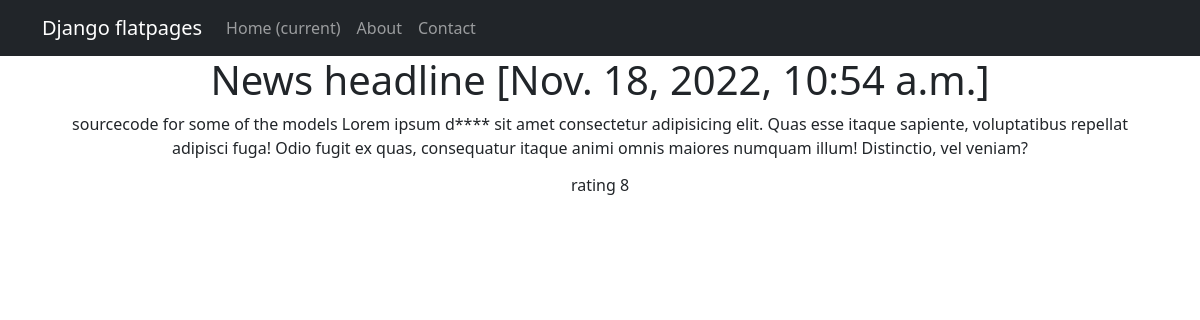
Page /news/4 on the committed database.
### simpleapp/models.py (models this page shows)
class News(models.Model):
    date = models.DateTimeField(auto_now_add=True)
    headline = models.CharField(max_length=100, null=True)
    text = models.TextField(null=True)
    rating = models.IntegerField()
    author_name = models.TextField(null=True)
    category = models.ForeignKey(to=Category, on_delete=models.CASCADE, null=True)

### simpleapp/views.py (the view)
# urls.py: path('<int:pk>', NewsShow.as_view(), name='news_show'),
class NewsShow(DetailView):
    model = News
    template_name = 'article.html'
    context_object_name = 'news'

### simpleapp/templatetags/custom_filters.py (called while the page is built)
@register.filter()
def censor(text):
    text = text.split(" ")
    for i, word in enumerate(text):
        if word in curse_words:
            text[i] = f"{text[i][:1]}{'*'*(len(word)-1)}"
    return " ".join(text)

### templates/article.html (shortened to what this page needs)
{% extends 'flatpages/default.html' %}
{% load custom_filters %}!
{% load custom_tags %}
{% block content %}
    <h1>{{ news.headline }} [{{ news.date }}]</h1>
    <p>{{ news.text|censor }}</p>
    <h6>rating {{ news.rating }}</h6>
{% endblock content %}

### rows in the picture
News: headline "News headline", date "Nov. 18, 2022, 10:54 a.m.", text|censor "sourcecode for some of the models Lorem ipsum d**** sit amet consectetur adipisicing elit. Quas esse itaque sapiente, voluptatibus repellat adipisci fuga! Odio fugit ex quas, consequatur itaque animi omnis maiores numquam illum! Distinctio, vel veniam?", rating "8"
